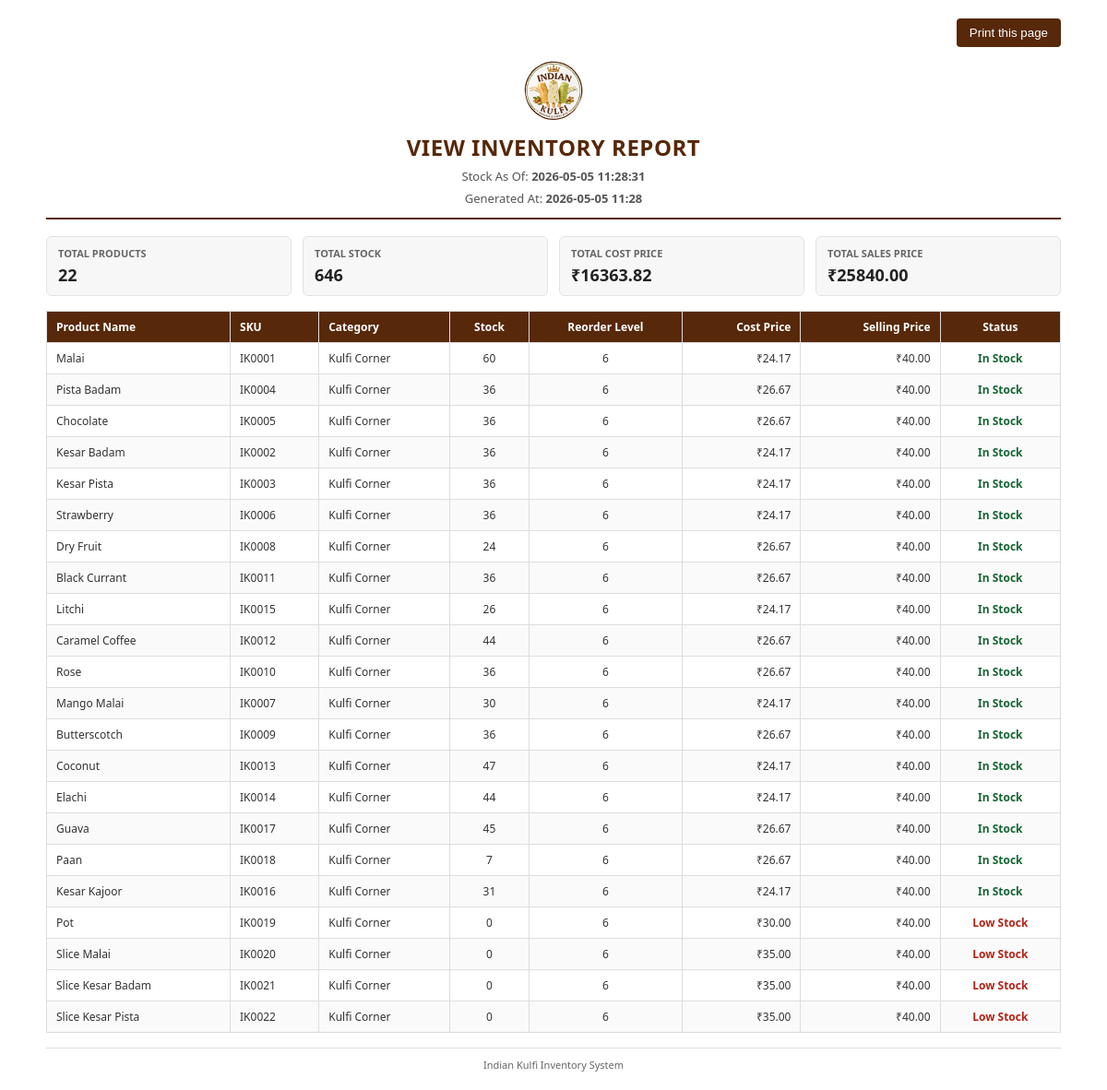
Page /inventory/print/html/ (signed in) on the committed database.
### inventory/models.py (models this page shows, shortened)
class Product(models.Model):
    name = models.CharField(max_length=200, unique=True)
    sku = models.CharField(max_length=50, unique=True)
    category = models.CharField(max_length=100)
    cost_price = models.DecimalField(max_digits=10, decimal_places=2)
    selling_price = models.DecimalField(max_digits=10, decimal_places=2)
    current_stock = models.IntegerField(default=0)
    reorder_level = models.IntegerField(default=10, help_text="Low stock alert threshold")
    description = models.TextField(blank=True, null=True)
    is_active = models.BooleanField(default=True)
    created_at = models.DateTimeField(auto_now_add=True)
    updated_at = models.DateTimeField(auto_now=True)
    class Meta:
        ordering = ['name']
        verbose_name_plural = "Products"

### inventory/views.py (the view)
    def _wrapped_view(request, *args, **kwargs):
        if not request.user.is_authenticated:
            return redirect('login')
        if not request.user.is_staff:
            messages.error(request, 'You can access only the Sales module with this account.')
            return redirect('quick_sales_entry')
        return view_func(request, *args, **kwargs)

### inventory/views.py (called while the page is built)
def admin_only_view(view_func):
    def _wrapped_view(request, *args, **kwargs):
        if not request.user.is_authenticated:
            return redirect('login')
        if not request.user.is_staff:
            messages.error(request, 'You can access only the Sales module with this account.')
            return redirect('quick_sales_entry')
        return view_func(request, *args, **kwargs)
    return _wrapped_view

@login_required
def print_inventory_html(request):
    context = _build_inventory_export_context(request)
    context['now'] = timezone.localtime()
    return render(request, 'inventory/print_inventory.html', context)

### templates/inventory/print_inventory.html (shortened to what this page needs)
<!DOCTYPE html>
<html lang="en">
<head>
</head>
<body>
    <div class="container">
        <div class="no-print">
            <button onclick="window.print()">Print this page</button>
        </div>
        <div class="header">
            <img src="{{ STATIC_URL }}logo/logo.svg" alt="Logo" onerror="this.onerror=null;this.src='{{ STATIC_URL }}logo/logo.png';" class="report-logo">
            <h1>VIEW INVENTORY REPORT</h1>
            <p>Stock As Of: <strong>{{ stock_as_of_label }}</strong></p>
            <p>Generated At: <strong>{{ now|date:'Y-m-d H:i' }}</strong></p>
        </div>
        <div class="summary">
            <div class="summary-item">
                <div class="label">Total Products</div>
                <div class="value">{{ products|length }}</div>
            </div>
            <div class="summary-item">
                <div class="label">Total Stock</div>
                <div class="value">{{ total_stock }}</div>
            </div>
            <div class="summary-item">
                <div class="label">Total Cost Price</div>
                <div class="value">₹{{ total_cost_price|floatformat:2 }}</div>
            </div>
            <div class="summary-item">
                <div class="label">Total Sales Price</div>
                <div class="value">₹{{ total_sales_price|floatformat:2 }}</div>
            </div>
        </div>
        <table>
            <thead>
                <tr>
                    <th>Product Name</th>
                    <th>SKU</th>
                    <th>Category</th>
                    <th class="text-center">Stock</th>
                    <th class="text-center">Reorder Level</th>
                    <th class="text-right">Cost Price</th>
                    <th class="text-right">Selling Price</th>
                    <th class="text-center">Status</th>
                </tr>
            </thead>
            <tbody>
                {% for product in products %}
                <tr>
                    <td>{{ product.name }}</td>
                    <td>{{ product.sku }}</td>
                    <td>{{ product.category }}</td>
                    <td class="text-center">{{ product.display_stock|default:product.current_stock }}</td>
                    <td class="text-center">{{ product.reorder_level }}</td>
                    <td class="text-right">₹{{ product.cost_price|floatformat:2 }}</td>
                    <td class="text-right">₹{{ product.selling_price|floatformat:2 }}</td>
                    <td class="text-center">
                        {% if product.display_stock|default:product.current_stock <= product.reorder_level %}
                        <span class="low-stock">Low Stock</span>
                        {% else %}
                        <span class="in-stock">In Stock</span>
                        {% endif %}
                    </td>
                </tr>
                {% empty %}
                <tr>
                    <td colspan="8" class="text-center">No products found for current filters</td>
                </tr>
                {% endfor %}
            </tbody>
        </table>
        <div class="footer">
            Indian Kulfi Inventory System
        </div>
    </div>
</body>
</html>

### templates/inventory/print_inventory.html (style rules this page uses)
* { box-sizing: border-box; }
body { margin: 0; padding: 20px; font-family: 'Segoe UI', Arial, sans-serif; color: #333; font-size: 13px; }
.container { max-width: 1100px; margin: 0 auto; }
.header { text-align: center; border-bottom: 2px solid #572809; padding-bottom: 12px; margin-bottom: 18px; }
.report-logo { width: 72px; height: 72px; object-fit: contain; margin: 0 auto 8px; display: block; }
.header h1 { margin: 0; color: #572809; font-size: 24px; letter-spacing: 0.5px; }
.header p { margin: 6px 0 0; color: #555; }
.summary { display: flex; justify-content: space-between; gap: 12px; margin: 16px 0; flex-wrap: wrap; }
.summary-item { flex: 1; min-width: 170px; background: #f7f7f7; border: 1px solid #e2e2e2; border-radius: 6px; padding: 10px 12px; }
.summary-item .label { font-size: 11px; color: #666; font-weight: 600; text-transform: uppercase; }
.summary-item .value { margin-top: 4px; font-size: 18px; font-weight: 700; color: #222; }
table { width: 100%; border-collapse: collapse; margin-top: 12px; }
thead { background: #572809; color: #fff; }
th, td { border: 1px solid #ddd; padding: 8px 10px; text-align: left; vertical-align: middle; font-size: 12px; }
tbody tr:nth-child(even) { background: #fafafa; }
.text-center { text-align: center; }
.text-right { text-align: right; }
.low-stock { color: #b42318; font-weight: 700; }
.in-stock { color: #166534; font-weight: 700; }
.no-print { text-align: right; margin-bottom: 12px; }
.no-print button { border: none; background: #572809; color: #fff; padding: 8px 14px; border-radius: 4px; cursor: pointer; }
.footer { margin-top: 16px; border-top: 1px solid #ddd; padding-top: 10px; color: #666; font-size: 11px; text-align: center; }

### rows in the picture
Product: name "Malai", sku "IK0001", category "Kulfi Corner", display_stock "60", reorder_level "6", cost_price "24.17", selling_price "40.00", shows "In Stock"
Product: name "Pista Badam", sku "IK0004", category "Kulfi Corner", display_stock "36", reorder_level "6", cost_price "26.67", selling_price "40.00", shows "In Stock"
Product: name "Chocolate", sku "IK0005", category "Kulfi Corner", display_stock "36", reorder_level "6", cost_price "26.67", selling_price "40.00", shows "In Stock"
Product: name "Kesar Badam", sku "IK0002", category "Kulfi Corner", display_stock "36", reorder_level "6", cost_price "24.17", selling_price "40.00", shows "In Stock"
Product: name "Kesar Pista", sku "IK0003", category "Kulfi Corner", display_stock "36", reorder_level "6", cost_price "24.17", selling_price "40.00", shows "In Stock"
Product: name "Strawberry", sku "IK0006", category "Kulfi Corner", display_stock "36", reorder_level "6", cost_price "24.17", selling_price "40.00", shows "In Stock"
Product: name "Dry Fruit", sku "IK0008", category "Kulfi Corner", display_stock "24", reorder_level "6", cost_price "26.67", selling_price "40.00", shows "In Stock"
Product: name "Black Currant", sku "IK0011", category "Kulfi Corner", display_stock "36", reorder_level "6", cost_price "26.67", selling_price "40.00", shows "In Stock"
Product: name "Litchi", sku "IK0015", category "Kulfi Corner", display_stock "26", reorder_level "6", cost_price "24.17", selling_price "40.00", shows "In Stock"
Product: name "Caramel Coffee", sku "IK0012", category "Kulfi Corner", display_stock "44", reorder_level "6", cost_price "26.67", selling_price "40.00", shows "In Stock"
Product: name "Rose", sku "IK0010", category "Kulfi Corner", display_stock "36", reorder_level "6", cost_price "26.67", selling_price "40.00", shows "In Stock"
Product: name "Mango Malai", sku "IK0007", category "Kulfi Corner", display_stock "30", reorder_level "6", cost_price "24.17", selling_price "40.00", shows "In Stock"
Product: name "Butterscotch", sku "IK0009", category "Kulfi Corner", display_stock "36", reorder_level "6", cost_price "26.67", selling_price "40.00", shows "In Stock"
Product: name "Coconut", sku "IK0013", category "Kulfi Corner", display_stock "47", reorder_level "6", cost_price "24.17", selling_price "40.00", shows "In Stock"
Product: name "Elachi", sku "IK0014", category "Kulfi Corner", display_stock "44", reorder_level "6", cost_price "24.17", selling_price "40.00", shows "In Stock"
Product: name "Guava", sku "IK0017", category "Kulfi Corner", display_stock "45", reorder_level "6", cost_price "26.67", selling_price "40.00", shows "In Stock"
Product: name "Paan", sku "IK0018", category "Kulfi Corner", display_stock "7", reorder_level "6", cost_price "26.67", selling_price "40.00", shows "In Stock"
Product: name "Kesar Kajoor", sku "IK0016", category "Kulfi Corner", display_stock "31", reorder_level "6", cost_price "24.17", selling_price "40.00", shows "In Stock"
Product: name "Pot", sku "IK0019", category "Kulfi Corner", display_stock "0", reorder_level "6", cost_price "30.00", selling_price "40.00", shows "Low Stock"
Product: name "Slice Malai", sku "IK0020", category "Kulfi Corner", display_stock "0", reorder_level "6", cost_price "35.00", selling_price "40.00", shows "Low Stock"
Product: name "Slice Kesar Badam", sku "IK0021", category "Kulfi Corner", display_stock "0", reorder_level "6", cost_price "35.00", selling_price "40.00", shows "Low Stock"
Product: name "Slice Kesar Pista", sku "IK0022", category "Kulfi Corner", display_stock "0", reorder_level "6", cost_price "35.00", selling_price "40.00", shows "Low Stock"

### other values in the picture
{{ stock_as_of_label }} "2026-05-05 11:28:31"
{{ now|date:'Y-m-d H:i' }} "2026-05-05 11:28"
{{ products|length }} "22"
{{ total_stock }} "646"
{{ total_cost_price|floatformat:2 }} "16363.82"
{{ total_sales_price|floatformat:2 }} "25840.00"
